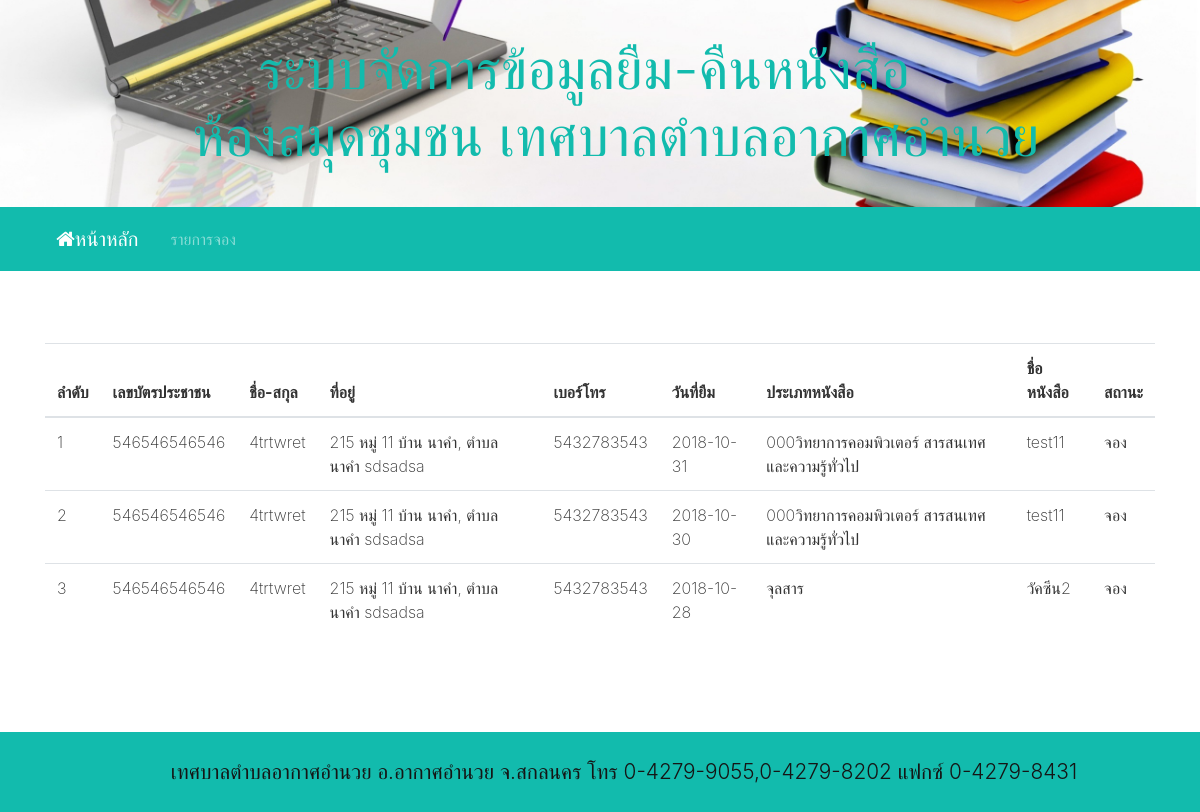
The page /booknowuser.php?porid=4 on the database its author committed.
### tables this page shows
CREATE TABLE `td_order` (
  `o_id` int(11) NOT NULL,
  `o_id_p` int(11) NOT NULL,
  `o_id_b` int(11) NOT NULL,
  `o_date_loan` date NOT NULL,
  `0_date_night` date NOT NULL,
  `o_status` enum('จอง','คืน') NOT NULL DEFAULT 'จอง'
);

CREATE TABLE `td_personnel` (
  `p_id` int(11) NOT NULL,
  `p_name` varchar(200) NOT NULL,
  `p_home` varchar(200) NOT NULL,
  `p_district` varchar(200) NOT NULL,
  `p_state` varchar(200) NOT NULL,
  `p_province` varchar(200) NOT NULL,
  `p_zipcode` varchar(50) NOT NULL,
  `p_tel` varchar(20) NOT NULL,
  `p_idcard` varchar(50) NOT NULL
);

CREATE TABLE `td_book` (
  `bo_id` int(11) NOT NULL,
  `bo_name` varchar(100) NOT NULL,
  `bo_cate` varchar(50) NOT NULL,
  `bo_author` varchar(50) NOT NULL,
  `bo_year` varchar(50) NOT NULL,
  `bo_amount` int(11) NOT NULL,
  `bo_detail` text NOT NULL,
  `bo_img` text NOT NULL
);

### booknowuser.php (the view, shortened to what this page needs)
<!DOCTYPE html>
<html>
<head>
  <link rel="stylesheet" href="https://cdnjs.cloudflare.com/ajax/libs/font-awesome/4.7.0/css/font-awesome.min.css" type="text/css">
  <link rel="stylesheet" href="style.css"> </head>
<body class="h-25 w-100">
  <?php include 'header.php';
        include 'include/config.php';
        if (isset($_GET['porid'])) {
            $id = $_GET['porid'];
              $sql = "SELECT * FROM `td_order`
                      LEFT JOIN td_book
                      ON td_order.o_id_b = td_book.bo_id
                      LEFT JOIN td_personnel
                      ON td_order.o_id_p = td_personnel.p_id
                      WHERE td_personnel.p_id = '$id'";
              $query = mysqli_query($conn, $sql);
        }
   ?>
  <div class="py-5">
    <div class="container">
      <div class="row">
        <div class="col-md-12">
          <table class="table">
            <thead>
              <tr>
                 <th>ลำดับ</th>
                <th>เลขบัตรประชาชน</th>
                <th>ชื่อ-สกุล</th>
                <th>ที่อยู่</th>
                <th>เบอร์โทร</th>
                <th>วันที่ยืม</th>
                <th>ประเภทหนังสือ</th>
                <th>ชื่อหนังสือ</th>
                <th>สถานะ</th>
              </tr>
            </thead>
            <tbody>
              <?php while ($row = mysqli_fetch_array($query)) { ?>
              <tr>
                <td><?php echo $row['o_id']; ?></td>
                <td><?php echo $row['p_idcard']; ?></td>
                <td><?php echo $row['p_name']; ?></td>
                <td><?php echo $row['p_home']; ?></td>
                <td><?php echo $row['p_tel']; ?></td>
                <td><?php echo $row['o_date_loan']; ?></td>
                <td><?php echo $row['bo_cate']; ?></td>
                <td><?php echo $row['bo_name']; ?></td>
                <td><?php echo $row['o_status']; ?></td>
              </tr>
            <?php } ?>
            </tbody>
          </table>
        </div>
      </div>
    </div>
  </div>
  <?php  include 'footer.php'; ?>
</body>
</html>

### rows shown on the page
td_order: o_id "1", td_personnel.p_idcard "546546546546", td_personnel.p_name "4trtwret", td_personnel.p_home "215 หมู่ 11 บ้าน นาคำ, ตำบล นาคำ sdsadsa", td_personnel.p_tel "5432783543", o_date_loan "2018-10-31", td_book.bo_cate "000วิทยาการคอมพิวเตอร์ สารสนเทศและความรู้ทั่วไป", td_book.bo_name "test11", o_status "จอง"
td_order: o_id "2", td_personnel.p_idcard "546546546546", td_personnel.p_name "4trtwret", td_personnel.p_home "215 หมู่ 11 บ้าน นาคำ, ตำบล นาคำ sdsadsa", td_personnel.p_tel "5432783543", o_date_loan "2018-10-30", td_book.bo_cate "000วิทยาการคอมพิวเตอร์ สารสนเทศและความรู้ทั่วไป", td_book.bo_name "test11", o_status "จอง"
td_order: o_id "3", td_personnel.p_idcard "546546546546", td_personnel.p_name "4trtwret", td_personnel.p_home "215 หมู่ 11 บ้าน นาคำ, ตำบล นาคำ sdsadsa", td_personnel.p_tel "5432783543", o_date_loan "2018-10-28", td_book.bo_cate "จุลสาร", td_book.bo_name "วัคซีน2", o_status "จอง"
